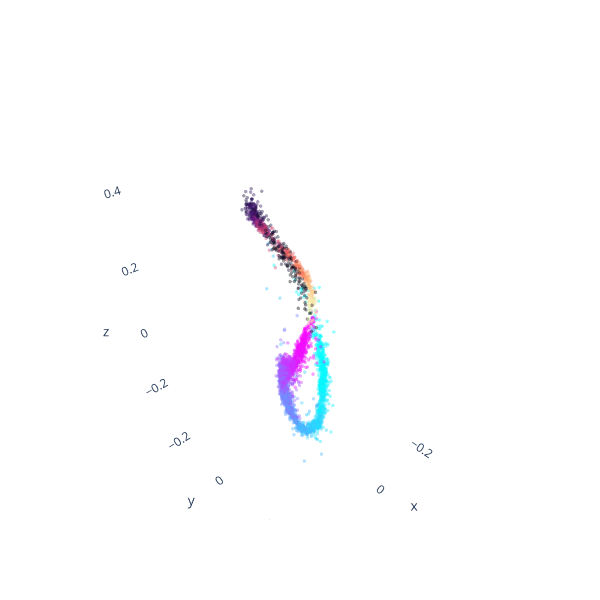

Notebook source saved alongside this figure:
### Code cell
fig = make_subplots(
    rows=1,
    cols=1,
    specs=[[{"type": "scatter3d"}]],
    vertical_spacing=0,
    horizontal_spacing=0.0,
)

# We concatenate the behaviors as well
label = [shorter_train[i].continuous.cpu().numpy() for i in range(len(shorter_train))]
label = np.concatenate(label)

r_ind = label[:, 1] == 1
l_ind = label[:, 2] == 1
r_map = "cool"
l_map = "magma"
r_c = label[r_ind, 0]
l_c = label[l_ind, 0]

fig = plot_embedding_interactive(
    embeddings[r_ind],
    r_c,
    cmap=r_map,
    axis=fig,
    row=1,
    col=1,
    opacity=alpha,
    markersize=markersize,
    title="",
)

fig = plot_embedding_interactive(
    embeddings[l_ind],
    l_c,
    cmap=l_map,
    axis=fig,
    row=1,
    col=1,
    markersize=markersize,
    opacity=alpha,
    title="",
)

dict_layout = dict(
        xaxis = dict(
            backgroundcolor="rgba(0, 0, 0, 0)",
            gridcolor="rgba(0, 0, 0, 0)",
            showbackground=True,
            zerolinecolor="white",
        ),
        yaxis = dict(
            backgroundcolor="rgba(0, 0, 0, 0)",
            gridcolor="rgba(0, 0, 0, 0)",
            showbackground=True,
            zerolinecolor="white",
        ),
        zaxis = dict(
            backgroundcolor="rgba(0, 0, 0, 0)",
            gridcolor="rgba(0, 0, 0, 0)",
            showbackground=True,
            zerolinecolor="white",
        ))

fig.update_layout(
    scene = dict_layout,
    width=600,
    height=600,
)

fig.show()
